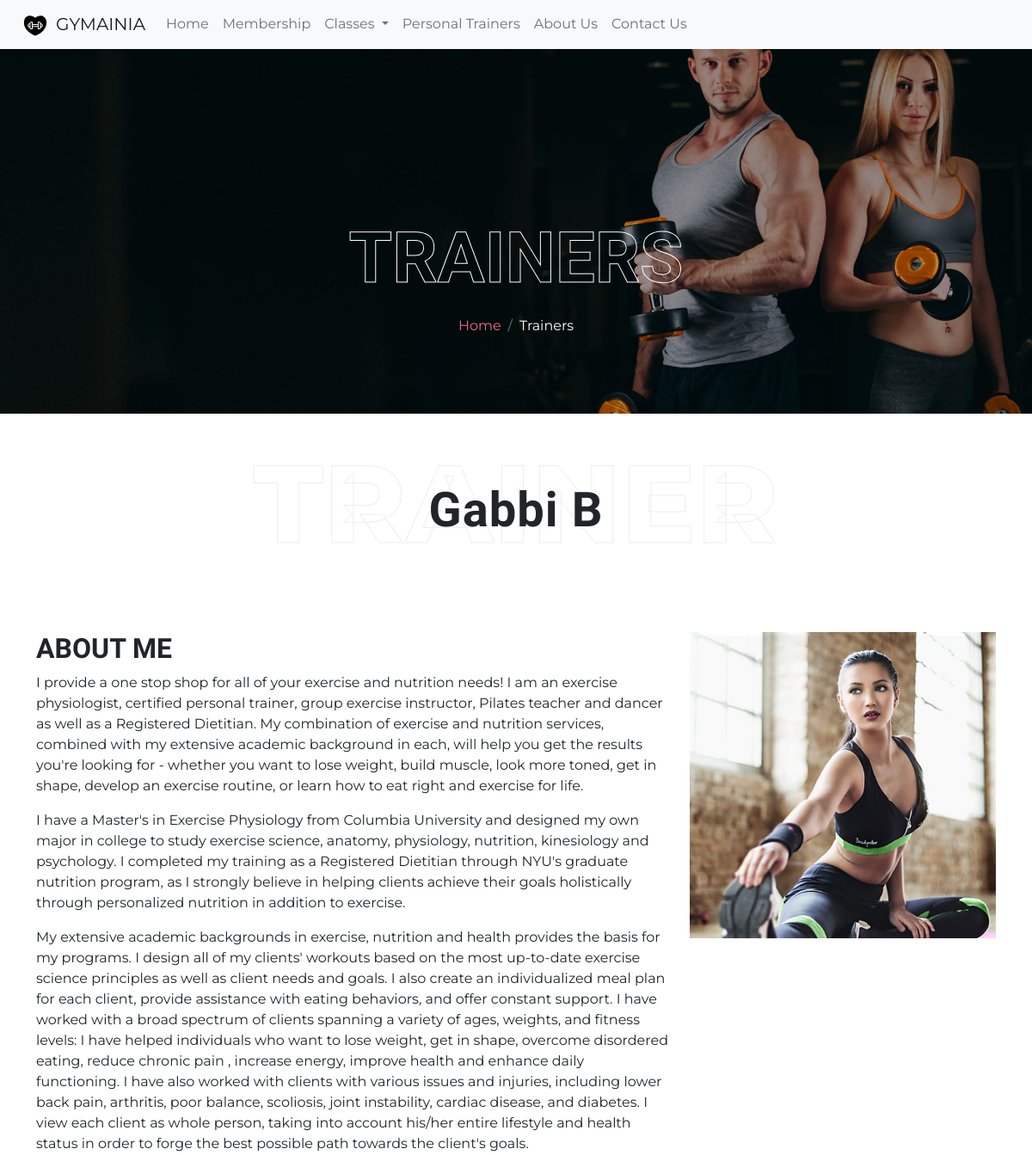
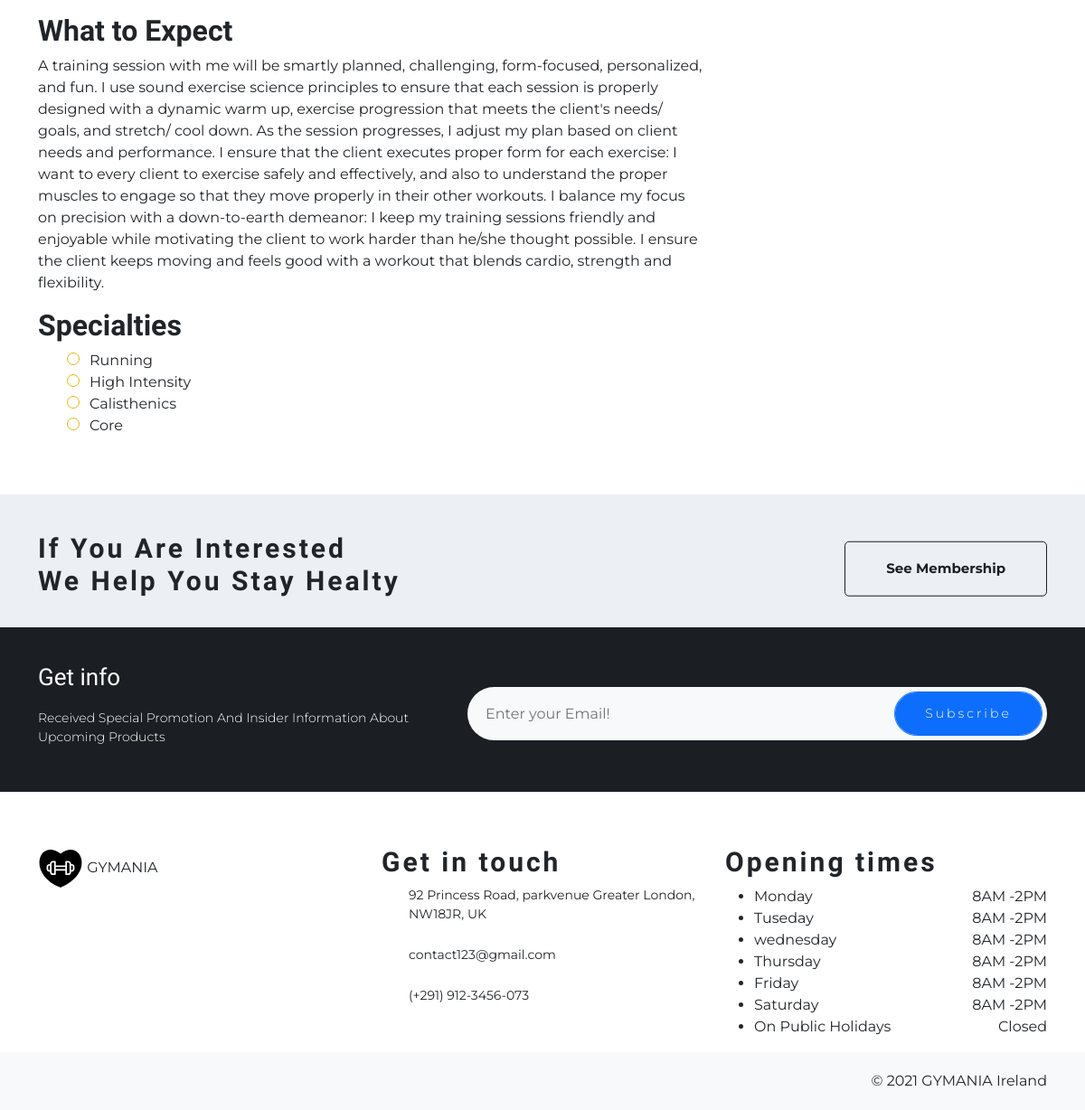
The page /trainer/1/ on the database its author committed (2 pictures, top to bottom).
### classes/models.py (models this page shows, shortened)
class Trainer(models.Model):
    name = models.CharField(max_length=254)
    bio = HTMLField()
    image_url = models.URLField(max_length=1024, null=True, blank=True)
    image = models.ImageField(null=True, blank=True)

### classes/views.py (the view)
# urls.py: path('trainer/<int:trainer_id>/', views.trainer, name='trainer'),
def trainer(request, trainer_id):
    trainer = get_object_or_404(Trainer, pk=trainer_id)
    context = {
        'trainer': trainer,
    }
    return render(request, 'trainers/trainer.html', context)

### cart/contexts.py (called while the page is built, shortened)
def cart_contents(request):
    cart_items = []
    total = 0
    product_count = 0
    item_total = 0
    cart = request.session.get('cart', {})
    context = {
        'cart_items': cart_items,
        'total': total,
        'product_count': product_count,
    }
    return context

### classes/templates/trainers/trainer.html (shortened to what this page needs)
{% extends "base.html" %}
{% load static %}
{% block content %}
<main>
    <section class="page-banner">
        <div class="bg-overlay"
            style="background-image: url('{% static "imgs/classes-bg.jpg" %}');">
        </div>
        <div class="container">
            <div class="row">
                <div class="col-sm-12 text-center">
                    <h1 class="banner-title">Trainers</h1>
                    <nav aria-label="breadcrumb">
                        <ol class="breadcrumb">
                            <li class="breadcrumb-item"><a href="{% url 'home' %}">
                                    Home</a></li>
                            <li class="breadcrumb-item text-white" aria-current="page">Trainers</li>
                        </ol>
                    </nav>
                </div>
            </div>
        </div>
    </section>
    <section class="page-title text-center">
        <div class="section-title-box">
            <span class="section-sub-title">TRAINER</span>
            <h2 class="section-title">{{ trainer.name }}</h2>
        </div>
    </section>
    <section  class="mb-5">
        <div class="container">
            <div class="row">
                <div class="col-lg-8">
                    <h2 class="title">ABOUT ME</h2>
                    {{ trainer.bio|safe }}
                </div>
                <div class="col-sm-8 col-md-6 col-lg-4">
                    <img class="img-fluid" src="{{ trainer.image.url }}" alt="{{ trainer.name }}">
                </div>
            </div>
        </div>
    </section>
    <section class="membership-call">
        <div class="container">
            <div class="row">
                <div class="col-md-6">
                    <h3>If You Are Interested<br>
                        We Help You Stay Healty</h3>
                </div>
                <div class="col-md-6 text-end">
                    <a href="contact-us.html" class="icon-btn"> See
                        Membership</a>
                </div>
            </div>
        </div>
    </section>
    <section class="newsletter">
        <div class="container">
            <div class="row align-items-center">
                <div class="col-md-5">
                    <h4 class="sub-title">Get info</h4>
                    <p>Received Special Promotion And Insider Information
                        About Upcoming Products</p>
                </div>
                <div class="col-md-7">
                    <div class="form-group">
                        <input class="form-control" placeholder="Enter your Email!" id="newsletter"
                            name="newsletter" type="email">
                        <input class="form-control btn btn-primary" value="Subscribe" type="submit">
                    </div>
                </div>
            </div>
        </div>
    </section>
</main>
{% endblock %}

### static/css/base.css (style rules this page uses)
body { font-family: 'Montserrat', sans-serif; }
a { color: #ec6b81; text-decoration: none; transition: .3s; -webkit-transition: .3s; -moz-transition: .3s; -ms-transition: .3s; -o-transition: .3s; }
aside, section { padding-top: 5rem; }
h1, h2, h3, h4, h5, h6 { font-family: 'Teko', sans-serif; font-weight: 800; }
h3 { font-size: 30px; font-weight: 700; letter-spacing: 3px; }
.section-title-box { margin-bottom: 30px; position: relative; }
.section-title { font-size: 56px; line-height: 64px; z-index: 9; position: relative; margin-bottom: 0; letter-spacing: 1px; }
.section-sub-title { line-height: 1; letter-spacing: 1px; padding: 0; text-transform: uppercase; color: #eeeeee; font-family: var(--title-fonts); font-weight: 800; font-size: 8em; position: absolute; top: -40px; left: 0; right: 0; -webkit-text-fill-color: transparent; -webkit-text-stroke-width: 1px; }
.page-banner { padding-top: 194px; position: relative; padding-bottom: 5rem; }
.bg-overlay { position: absolute; top: 0; left: 0; opacity: 1; width: 100%; height: 100%; background-size: cover; background-attachment: scroll; background-position: center center; }
.banner-title { color: #fff; font-size: 82px; position: relative; -webkit-text-stroke: 1px #fff; -webkit-text-fill-color: rgba(0, 0, 0, 0); text-transform: uppercase; }
.breadcrumb { background: transparent; padding: 10px !important; margin: 0; justify-content: center; position: relative; }
.membership-call { background-color: #eceff4; padding: 42px 0 25px; }
.membership-call .icon-btn { border: 1px solid #1b1f23; border-radius: 5px; color: #1b1f23; font-size: 15px; font-weight: 700; display: inline-block; padding: 18px 45px; position: relative; top: 50%; transform: translateY(-50%); }
.newsletter { background-color: #1b1f23; padding: 40px 0 30px; }
.newsletter .sub-title { color: #fff; font-size: 26px; font-weight: 500; margin-bottom: 18px; }
.newsletter p { color: #fff; font-size: 14px; font-weight: 300; margin-bottom: 20px; }
.newsletter .form-group { margin-bottom: 0; position: relative; width: 100%; }
.newsletter .form-group input[type=email] { background-color: #f8f9fa; border: 0; -webkit-border-radius: 30px; -moz-border-radius: 30px; border-radius: 30px; height: 59px; padding: 0 150px 0 20px; }
.newsletter .form-group input[type=submit] { border-radius: 25px; font-size: 14px; font-weight: 300; height: 49px; position: absolute; right: 5px; top: 5px; width: 164px; letter-spacing: 3px; }
.specialties li { list-style: none; }
.specialties li:before { border: 1px solid #e5ba03; border-radius: 50%; content: ""; display: inline-block; margin-right: 11px; position: relative; width: 14px; height: 14px; }

### rows shown on the page
Trainer: name "Gabbi B", bio "I provide a one stop shop for all of your exercise and nutrition needs! I am an exercise physiologist, certified personal trainer, group exercise instructor, Pilates teacher and dancer as well as a Registered Dietitian. My combination of exercise and nutrition services, combined with my extensive academic background in each, will help you get the results you're looking for - whether you want to lose weight, build muscle, look more toned, get in shape, develop an exercise routine, or learn how to eat right and exercise for life. I have a Master's in Exercise Physiology from Columbia University and designed my own major in college to study exercise science, anatomy, physiology, nutrition,…", image (picture)
